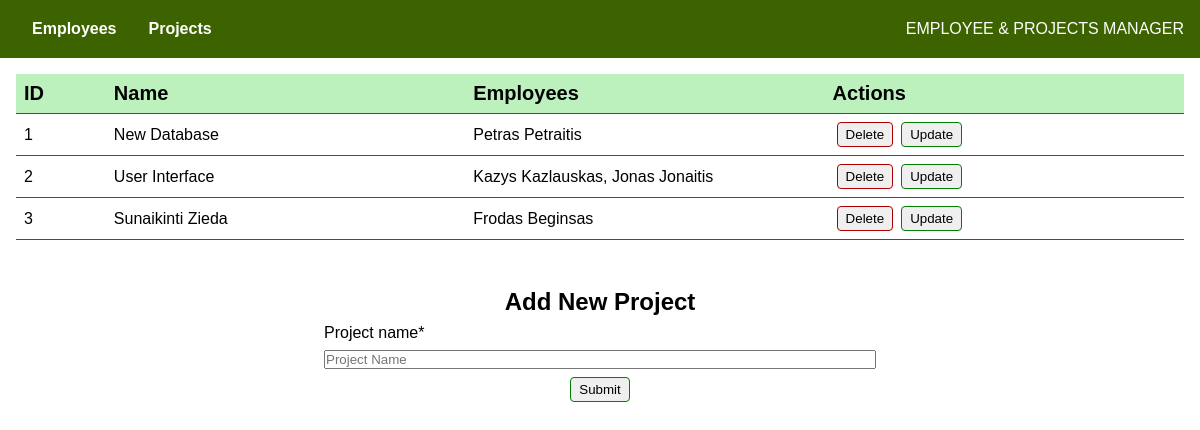
/?path=projects, run on the app's committed database.
### tables this page shows
CREATE TABLE `projects` (
  `pid` int(11) NOT NULL AUTO_INCREMENT,
  `name` varchar(45) NOT NULL,
  `description` text,
  PRIMARY KEY (`pid`)
);

### lib/renderProjectsTable.php (the view, shortened to what this page needs)
<?php
function renderProjectRow($project, $count)
{
  echo "<div>{$count}</div>";
  echo "<div>{$project['name']}</div>";
  echo "<div>{$project['fullnames']}</div>";
  echo "<div>";
  echo "<form action='' method='POST'>";
  echo "<button type='submit' name='delete' class='btn delete'>Delete</button>";
  echo "</form>";
  echo "<form action='' method='POST'>";
  echo "<button type='submit' name='update' class='btn update'>Update</button>";
  echo "</form>";
  echo "</div>";
}

### index.php (shortened to what this page needs)
<!DOCTYPE html>
<html lang="en">
<head>
  <link rel="stylesheet" href="./styles/main.css">
</head>
<body>
  <header>
    <nav>
      <ul>
        <li><a href="./">Employees</a></li>
        <li><a href="?path=projects">Projects</a></li>
      </ul>
    </nav>
    <div>EMPLOYEE & PROJECTS MANAGER</div>
  </header>
  <main>
    <?php
    $conn = connectToDb('localhost', 'root', 'mysql', 'sprint2');
    ?>
    <?php
    if (isset($_GET['path']) && $_GET['path'] == 'projects') {
      require('./lib/renderProjectsTable.php');
      echo "<div class='table projects'>";
      echo "<div class='col'>ID</div>";
      echo "<div class='col'>Name</div>";
      echo "<div class='col'>Employees</div>";
      echo "<div class='col'>Actions</div>";
      $query = "SELECT projects.`pid`, projects.`name`,
      GROUP_CONCAT(CONCAT_WS(\" \", employees.firstname, employees.lastname) separator \", \")
      as fullnames FROM projects
      LEFT JOIN employees
      ON projects.pid = employees.pid
      GROUP BY projects.pid";
      $result = mysqli_query($conn, $query);
      if (mysqli_num_rows($result) > 0) {
        $count = 1;
        while ($row = mysqli_fetch_assoc($result)) {
          renderProjectRow($row, $count);
          $count++;
        }
      } else {
        echo "No Projects";
      }
      echo "</div>";
      $defaultProjectName = '';
      $formName = 'new-project';
      $formTitle = 'Add New Project';
      echo "<form id='employee-form' action='' method='POST' class='form employee'>";
      echo "<h2>{$formTitle}</h2>";
      echo "<label for='name'>Project name*</label>";
      echo "<input type='text' id='name' name='name' placeholder='Project Name' value='{$defaultProjectName}'>";
      echo "<button type='submit' name={$formName} class='btn'>Submit</button>";
      echo "</form>";
    }
    ?>
  </main>
</body>
</html>

### styles/shared.css (style rules this page uses)
* { margin: 0; padding: 0; box-sizing: border-box; font-family: sans-serif; }
main { padding: 16px; margin: auto; }
header { width: 100%; display: flex; justify-content: space-between; padding: 20px 16px; align-items: center; background: #3c6300; color: #fff; }
nav > ul { display: flex; list-style: none; align-items: center; }
li > a { text-decoration: none; padding: 16px; color: #fff; font-weight: 600; transition: background 0.1s ease-out; }
.btn { outline: none; padding: 4px 8px; border: 1px solid green; border-radius: 4px; cursor: pointer; transition: background 0.2s ease-out; }
.btn.delete { border: 1px solid rgb(170, 0, 0); }
.form { padding: 16px; display: flex; flex-direction: column; margin: auto; justify-content: center; align-items: flex-start; gap: 8px; }
.form.employee { margin-top: 32px; width: 50%; }
.form.employee h2 { width: 100%; text-align: center; }
.form.employee input, .form.employee label { width: 100%; }
.form.employee .btn { margin: auto; }

### styles/table.css (style rules this page uses)
.table { display: grid; grid-template-columns: 1fr 4fr 4fr 4fr; justify-content: left; text-align: left; }
.table > .col { font-size: 20px; font-weight: bold; background-color: rgb(188, 240, 188); border-bottom: 1px solid green; }
.table > div { display: flex; align-items: center; padding: 8px; border-bottom: 1px solid green; }
.table .btn { margin: 0 4px; }

### data on the page
projects: count "1", name "New Database", fullnames "Petras Petraitis"
projects: count "2", name "User Interface", fullnames "Kazys Kazlauskas, Jonas Jonaitis"
projects: count "3", name "Sunaikinti Zieda", fullnames "Frodas Beginsas"

### other printed values
$formTitle "Add New Project"
